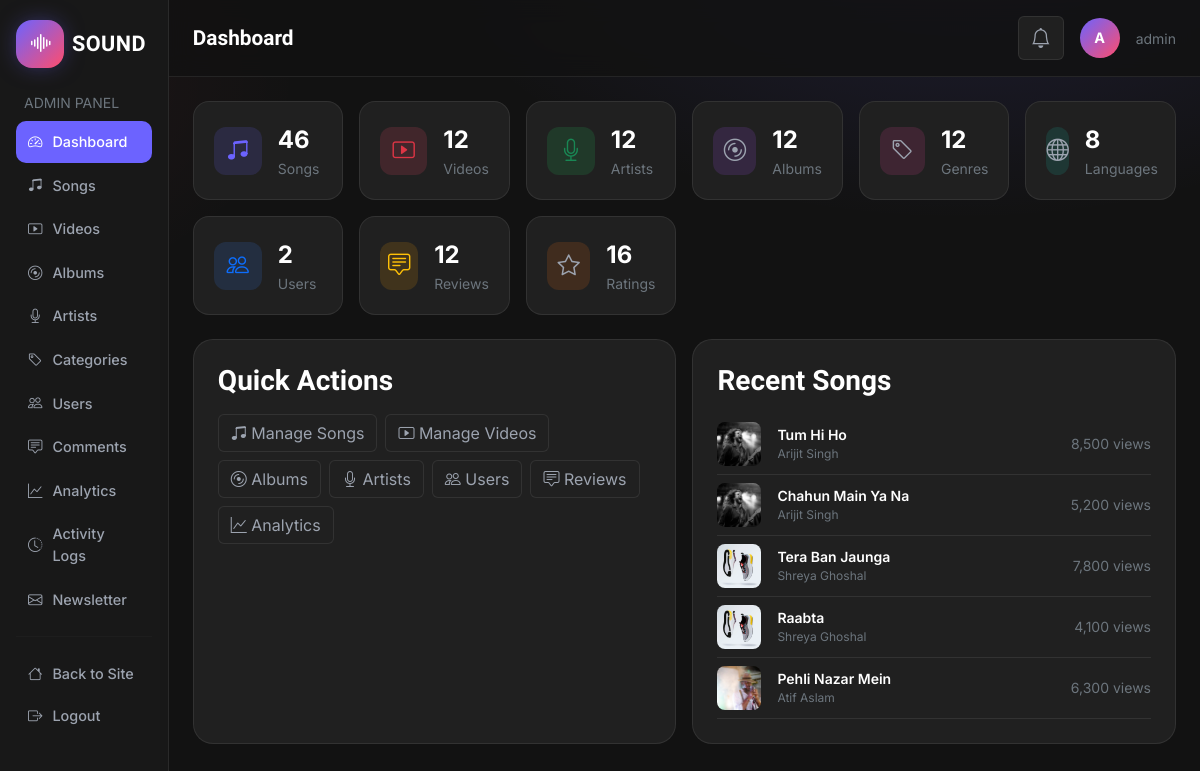
/admin/index.php (signed in), run on the app's committed database.
### tables this page shows
CREATE TABLE IF NOT EXISTS songs (
  id INT AUTO_INCREMENT PRIMARY KEY,
  title VARCHAR(150) NOT NULL,
  description TEXT DEFAULT NULL,
  image_url VARCHAR(255) DEFAULT NULL,
  audio_url VARCHAR(255) DEFAULT NULL,
  artist_id INT DEFAULT NULL,
  album_id INT DEFAULT NULL,
  genre_id INT DEFAULT NULL,
  language_id INT DEFAULT NULL,
  year INT DEFAULT NULL,
  duration INT DEFAULT NULL,
  is_new TINYINT(1) NOT NULL DEFAULT 0,
  views INT NOT NULL DEFAULT 0,
  created_at TIMESTAMP DEFAULT CURRENT_TIMESTAMP,
  FOREIGN KEY (artist_id) REFERENCES artists(id) ON DELETE SET NULL,
  FOREIGN KEY (album_id) REFERENCES albums(id) ON DELETE SET NULL,
  FOREIGN KEY (genre_id) REFERENCES genres(id) ON DELETE SET NULL,
  FOREIGN KEY (language_id) REFERENCES languages(id) ON DELETE SET NULL
);

CREATE TABLE IF NOT EXISTS artists (
  id INT AUTO_INCREMENT PRIMARY KEY,
  name VARCHAR(150) NOT NULL,
  bio TEXT DEFAULT NULL,
  image_url VARCHAR(255) DEFAULT NULL,
  social_facebook VARCHAR(255) DEFAULT NULL,
  social_twitter VARCHAR(255) DEFAULT NULL,
  social_instagram VARCHAR(255) DEFAULT NULL,
  created_at TIMESTAMP DEFAULT CURRENT_TIMESTAMP
);

### includes/models.php (called while the page is built, shortened)
<?php
require_once __DIR__ . '/functions.php';
function get_songs(int $limit = 0, string $order = 'created_at DESC'): array {
    $sql = "SELECT s.*, a.name AS artist_name, al.title AS album_title, g.name AS genre_name, l.name AS language_name
            FROM songs s
            LEFT JOIN artists a ON s.artist_id = a.id
            LEFT JOIN albums al ON s.album_id = al.id
            LEFT JOIN genres g ON s.genre_id = g.id
            LEFT JOIN languages l ON s.language_id = l.id
            ORDER BY $order" . ($limit ? " LIMIT $limit" : "");
    return db()->query($sql)->fetchAll();
}
function get_latest_songs(int $limit = 5): array {
    return get_songs($limit, 'created_at DESC');
}
function admin_stats(): array {
    $pdo = db();
    return [
        'songs' => (int)$pdo->query("SELECT COUNT(*) FROM songs")->fetchColumn(),
        'videos' => (int)$pdo->query("SELECT COUNT(*) FROM videos")->fetchColumn(),
        'albums' => (int)$pdo->query("SELECT COUNT(*) FROM albums")->fetchColumn(),
        'artists' => (int)$pdo->query("SELECT COUNT(*) FROM artists")->fetchColumn(),
        'users' => (int)$pdo->query("SELECT COUNT(*) FROM users")->fetchColumn(),
        'comments' => (int)$pdo->query("SELECT COUNT(*) FROM comments")->fetchColumn(),
        'ratings' => (int)$pdo->query("SELECT COUNT(*) FROM ratings")->fetchColumn(),
        'genres' => (int)$pdo->query("SELECT COUNT(*) FROM genres")->fetchColumn(),
        'languages' => (int)$pdo->query("SELECT COUNT(*) FROM languages")->fetchColumn(),
        'newsletter' => (int)$pdo->query("SELECT COUNT(*) FROM newsletter")->fetchColumn(),
    ];
}

### includes/functions.php (called while the page is built, shortened)
<?php
require_once __DIR__ . '/header.php';
require_once __DIR__ . '/footer.php';
function db() {
    static $pdo = null;
    if ($pdo === null) {
        $dsn = 'mysql:host=' . DB_HOST . ';dbname=' . DB_NAME . ';charset=utf8mb4';
        try {
            $pdo = new PDO($dsn, DB_USER, DB_PASS, [
                PDO::ATTR_ERRMODE => PDO::ERRMODE_EXCEPTION,
                PDO::ATTR_DEFAULT_FETCH_MODE => PDO::FETCH_ASSOC,
                PDO::ATTR_EMULATE_PREPARES => false,
            ]);
        } catch (PDOException $e) {
            error_log('Database connection failed: ' . $e->getMessage());
            http_response_code(500);
            include __DIR__ . '/../500.php';
            exit;
        }
    }
    return $pdo;
}
function e($value): string {
    return htmlspecialchars((string)$value, ENT_QUOTES, 'UTF-8');
}
function url(string $path = ''): string {
    $path = ltrim($path, '/');
    return BASE_URL . '/' . $path;
}

### admin/index.php (the view, shortened to what this page needs)
<?php
require_once __DIR__ . '/includes/header.php';
$stats = admin_stats();
$cards = [
    ['label' => 'Songs', 'value' => $stats['songs'], 'icon' => 'bi-music-note-beamed', 'color' => 'rgba(108,99,255,0.15)', 'text' => 'text-brand'],
    ['label' => 'Videos', 'value' => $stats['videos'], 'icon' => 'bi-play-btn', 'color' => 'rgba(255,77,109,0.15)', 'text' => 'text-danger'],
    ['label' => 'Artists', 'value' => $stats['artists'], 'icon' => 'bi-mic', 'color' => 'rgba(34,197,94,0.15)', 'text' => 'text-success'],
    ['label' => 'Albums', 'value' => $stats['albums'], 'icon' => 'bi-disc', 'color' => 'rgba(168,85,247,0.15)', 'text' => 'text-purple'],
    ['label' => 'Genres', 'value' => $stats['genres'], 'icon' => 'bi-tag', 'color' => 'rgba(236,72,153,0.15)', 'text' => 'text-pink'],
    ['label' => 'Languages', 'value' => $stats['languages'], 'icon' => 'bi-globe', 'color' => 'rgba(20,184,166,0.15)', 'text' => 'text-teal'],
    ['label' => 'Users', 'value' => $stats['users'], 'icon' => 'bi-people', 'color' => 'rgba(59,130,246,0.15)', 'text' => 'text-primary'],
    ['label' => 'Reviews', 'value' => $stats['comments'], 'icon' => 'bi-chat-square-text', 'color' => 'rgba(245,158,11,0.15)', 'text' => 'text-warning'],
    ['label' => 'Ratings', 'value' => $stats['ratings'], 'icon' => 'bi-star', 'color' => 'rgba(249,115,22,0.15)', 'text' => 'text-orange'],
];
?>
<div class="row g-3 mb-4">
    <?php foreach ($cards as $c): ?>
        <div class="col-6 col-md-4 col-lg-3 col-xl-2">
            <div class="stat-card d-flex align-items-center gap-3">
                <span class="stat-icon" style="background:<?= $c['color'] ?>"><i class="bi <?= $c['icon'] ?> <?= $c['text'] ?>"></i></span>
                <div><div class="fw-bold text-white fs-4"><?= $c['value'] ?></div><div class="small text-secondary"><?= $c['label'] ?></div></div>
            </div>
        </div>
    <?php endforeach; ?>
</div>
<div class="row g-3">
    <div class="col-lg-6">
        <div class="card-media p-4">
            <h3 class="fw-bold text-white mb-3">Quick Actions</h3>
            <div class="d-flex flex-wrap gap-2">
                <a href="<?= url('admin/songs.php') ?>" class="btn btn-ghost"><i class="bi bi-music-note-beamed"></i> Manage Songs</a>
                <a href="<?= url('admin/videos.php') ?>" class="btn btn-ghost"><i class="bi bi-play-btn"></i> Manage Videos</a>
                <a href="<?= url('admin/albums.php') ?>" class="btn btn-ghost"><i class="bi bi-disc"></i> Albums</a>
                <a href="<?= url('admin/artists.php') ?>" class="btn btn-ghost"><i class="bi bi-mic"></i> Artists</a>
                <a href="<?= url('admin/users.php') ?>" class="btn btn-ghost"><i class="bi bi-people"></i> Users</a>
                <a href="<?= url('admin/comments.php') ?>" class="btn btn-ghost"><i class="bi bi-chat-square-text"></i> Reviews</a>
                <a href="<?= url('admin/analytics.php') ?>" class="btn btn-ghost"><i class="bi bi-graph-up"></i> Analytics</a>
            </div>
        </div>
    </div>
    <div class="col-lg-6">
        <div class="card-media p-4">
            <h3 class="fw-bold text-white mb-3">Recent Songs</h3>
            <?php $recent = get_latest_songs(5); foreach ($recent as $s): ?>
                <div class="d-flex align-items-center gap-3 py-2 border-bottom border-ink">
                    <img src="<?= e($s['image_url']) ?>" alt="" class="thumb-sm">
                    <div class="flex-grow-1"><div class="fw-semibold text-white small"><?= e($s['title']) ?></div><div class="text-secondary" style="font-size:0.75rem"><?= e($s['artist_name'] ?? '') ?></div></div>
                    <span class="small text-secondary"><?= number_format($s['views']) ?> views</span>
                </div>
            <?php endforeach; ?>
        </div>
    </div>
</div>
<?php require_once __DIR__ . '/includes/footer.php'; ?>

### assets/css/style.css (style rules this page uses)
:root { --primary:#6C63FF; --primary-dark:#5748FF; --secondary:#121212; --dark:#181818; --card:#202020; --pink:#FF4D6D; --text:#FFFFFF; --text-light:#9CA3AF; --border:rgba(255,255,255,.08); --radius:20px; --transition:.35s; }
html { scroll-behavior: smooth; overflow-x: hidden; }
body { font-family: 'Inter', system-ui, sans-serif; background-color: var(--secondary); background-image: radial-gradient(900px 500px at 80% -10%, rgba(108,99,255,0.15), transparent 60%), radial-gradient(700px 400px at -10% 10%, rgba(255,77,109,0.08), transparent 60%); background-attachment: fixed; color: var(--text-light); min-height: 100vh; }
h1, h2, h3, h4, h5, h6, .font-display { font-family: 'Sora', 'Inter', sans-serif; color: var(--text); line-height: 1.2; }
a { color: var(--primary); text-decoration: none; }
.text-brand { color: var(--primary) !important; }
.border-ink { border-color: var(--border) !important; }
.btn-ghost { background-color: var(--card); border: 1px solid var(--border); color: var(--text-light); }
.card-media { background: var(--card); border: 1px solid var(--border); border-radius: var(--radius); overflow: hidden; transition: transform 0.3s ease, border-color 0.3s ease, box-shadow 0.3s ease; height: 100%; }
.reveal { opacity: 0; transform: translateY(28px); transition: opacity 0.6s cubic-bezier(0.22,1,0.36,1), transform 0.6s cubic-bezier(0.22,1,0.36,1); }
.reveal-in { opacity: 1 !important; transform: translateY(0) !important; }
.card-media::after { content: ''; position: absolute; inset: 0; z-index: 2; border-radius: var(--radius); background: radial-gradient(circle at 50% 0%, rgba(108,99,255,0.12), transparent 70%); opacity: 0; transition: opacity 0.4s ease; pointer-events: none; }
.card-media { position: relative; }
.row > [class*="col-"] { max-width: 100%; }
img { max-width: 100%; height: auto; }

### assets/css/admin.css (style rules this page uses)
.stat-card { background: var(--card); border: 1px solid var(--border); border-radius: 16px; padding: 1.25rem; transition: transform 0.2s, border-color 0.2s; }
.stat-icon { width: 48px; height: 48px; border-radius: 12px; display: flex; align-items: center; justify-content: center; font-size: 1.4rem; }
.thumb-sm { width: 44px; height: 44px; border-radius: 8px; object-fit: cover; }

### data on the page
songs: image_url (picture), title "Tum Hi Ho", artist.name "Arijit Singh", views "8,500"
songs: image_url (picture), title "Chahun Main Ya Na", artist.name "Arijit Singh", views "5,200"
songs: image_url (picture), title "Tera Ban Jaunga", artist.name "Shreya Ghoshal", views "7,800"
songs: image_url (picture), title "Raabta", artist.name "Shreya Ghoshal", views "4,100"
songs: image_url (picture), title "Pehli Nazar Mein", artist.name "Atif Aslam", views "6,300"

### other printed values
$item['label'] "Dashboard"
$item['label'] "Songs"
$item['label'] "Videos"
$item['label'] "Albums"
$item['label'] "Artists"
$item['label'] "Categories"
$item['label'] "Users"
$item['label'] "Comments"
$item['label'] "Analytics"
$item['label'] "Activity Logs"
$item['label'] "Newsletter"
$pageTitle "Dashboard"
substr($_SESSION['username'],0,1) "A"
$_SESSION['username'] "admin"
$c['value'] "46"
